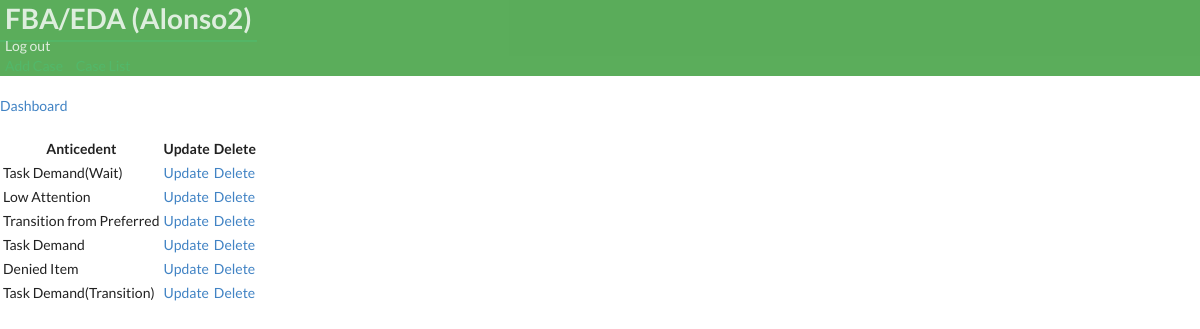
Page /edit_anticedent/2/ (signed in) on the earlier database version.
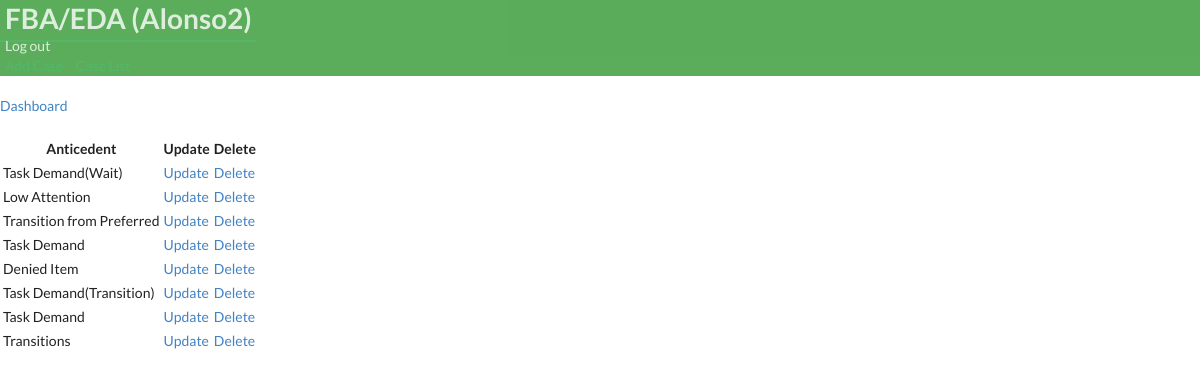
Same page on the later database version.
### bip/models.py (models this page shows)
class Anticedent(models.Model):
        anticedentincident = models.CharField(max_length=50,verbose_name= 'Anticedent', null=True, blank=True)
        student= models.ForeignKey(Student,on_delete=models.CASCADE)
        anticedent_definition = models.CharField(null=True, blank=True, max_length=1000)
        user = models.ForeignKey(User, on_delete=models.CASCADE,  default=None)
        def __str__(self):
          return self.anticedentincident

### bip/views.py (the view)
# urls.py: path('edit_anticedent/<pk>/', views.edit_anticedent_view, name='edit_anticedent'),
@login_required(login_url='case_manager_login')
@user_passes_test(is_case_manager)
def edit_anticedent_view(request, pk ):
    student = Student.objects.get(id=pk)
    anticedent = Anticedent.objects.all()
    anticedentset = student.anticedent_set.all()
    context= {
        'anticedentset':anticedentset,
        'student':student,
    }
    return render(request, 'bip/edit_anticedent.html', context)

### bip/context_processors.py (called while the page is built)
def user_context(request):
    user = get_user(request)
    return {'user': user}

### bip/views.py (called while the page is built)
def is_case_manager(user):
    return user.groups.filter(name='CASE MANAGER').exists()

### bip/templates/bip/edit_anticedent.html
{% extends 'partials/base.html' %}
{% block content %}
<br>
<a class="btn btn-outline-info btn-sm btn-block" href="{% url 'bip:dashboard' student.id %}"
>Dashboard</a>
<br>
<div class="container">
<br>
<div class="row">
  <div class="col-md">
    <div class="card card-body">
      <table class="table table-striped">
        <tr>
          <th>Anticedent</th>
          <th>Update</th>
          <th>Delete</th>
        </tr>
        {% for anticedent_incident in anticedentset %}
                <tr>
                    <td>{{anticedent_incident }}</td>
                    <td><a class="btn btn-warning" href="{% url 'bip:update_anticedent' anticedent_incident.id%}">Update</a>
                    </td>
                    <td><a class="btn btn-danger" href="{% url 'bip:delete_anticedent' anticedent_incident.id %}">Delete</a></td>
                </tr>
        {% endfor%}
      </table>
    </div>
  </div>
</div>
<br>
<br>
<br>
{% endblock %}

Differences in the rows shown:
added Anticedent: anticedentincident "Task Demand"
added Anticedent: anticedentincident "Transitions"
